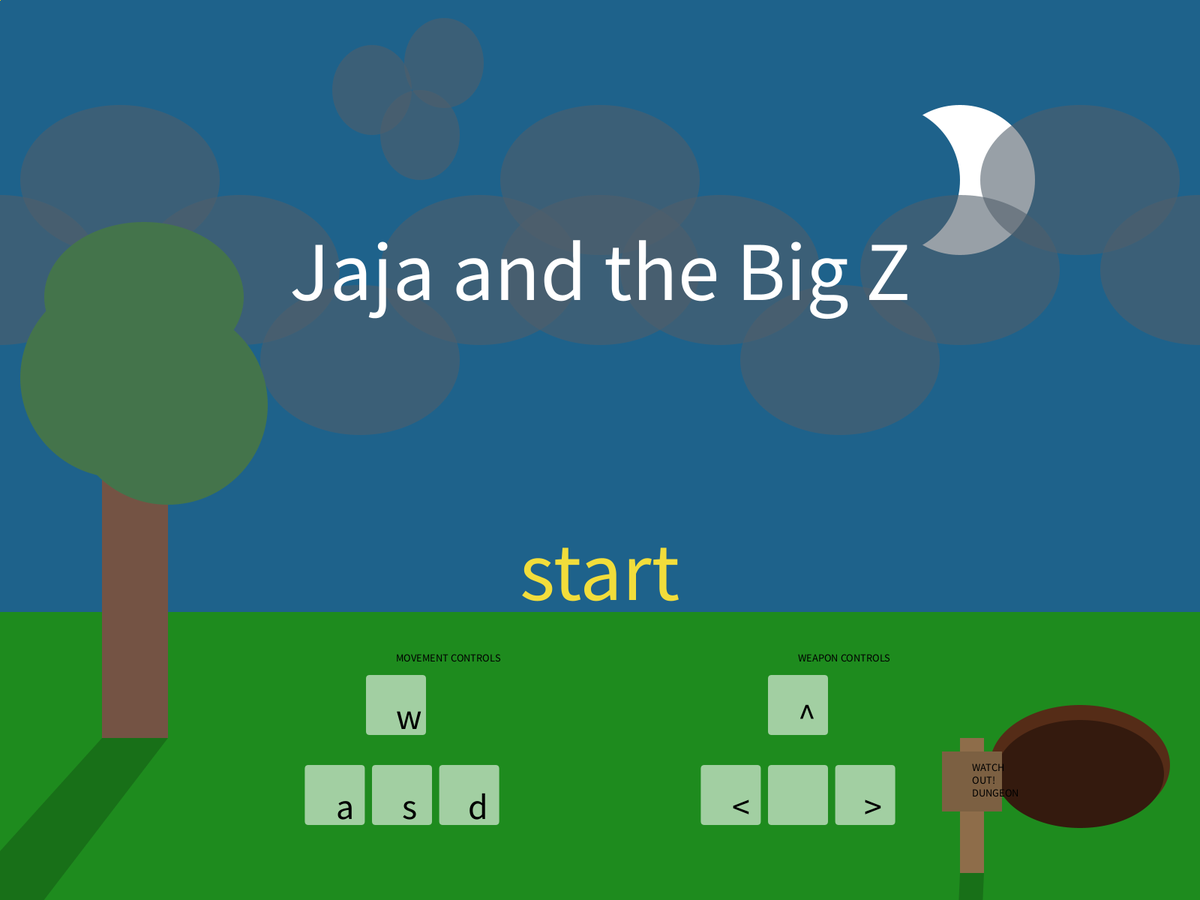
Frame 1 (no input)
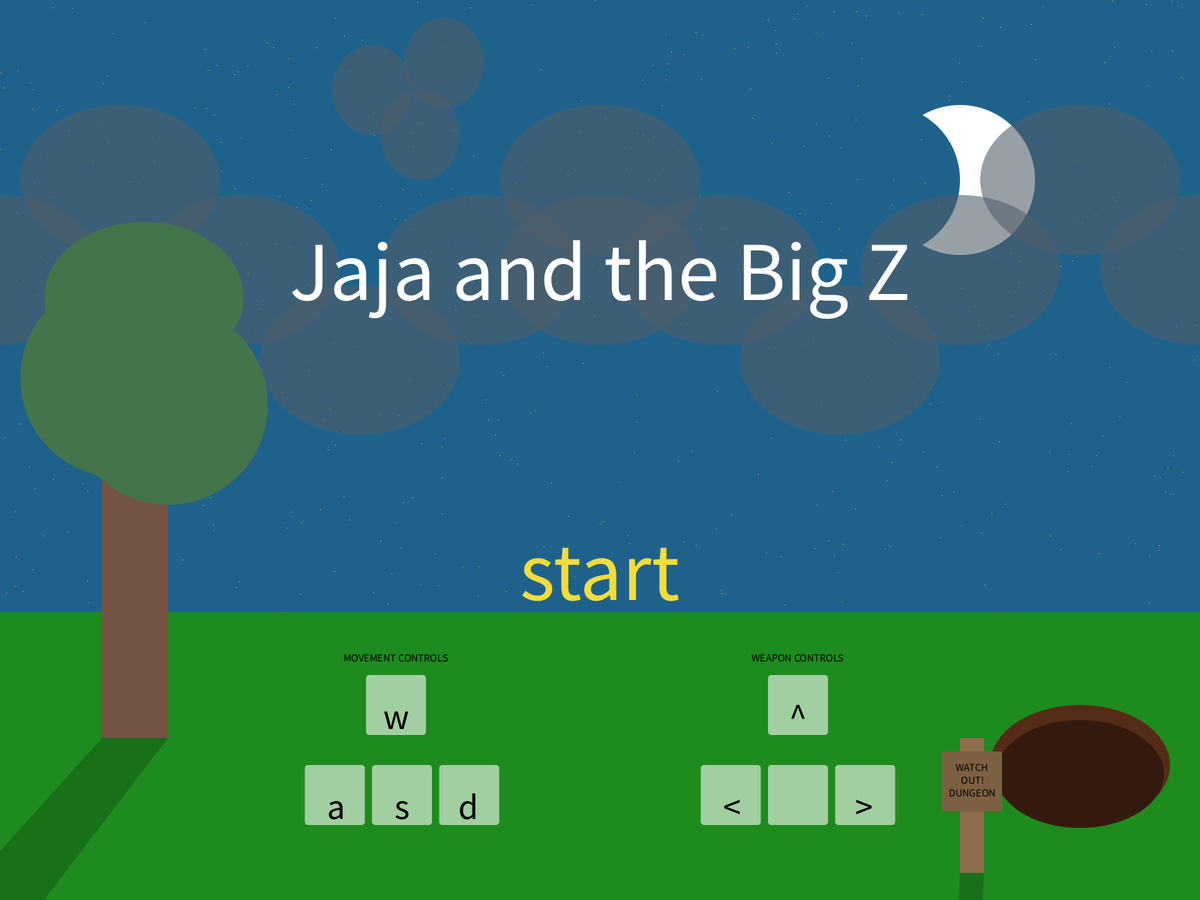
Frame 60 (the mouse pressed at the canvas centre just before this capture)
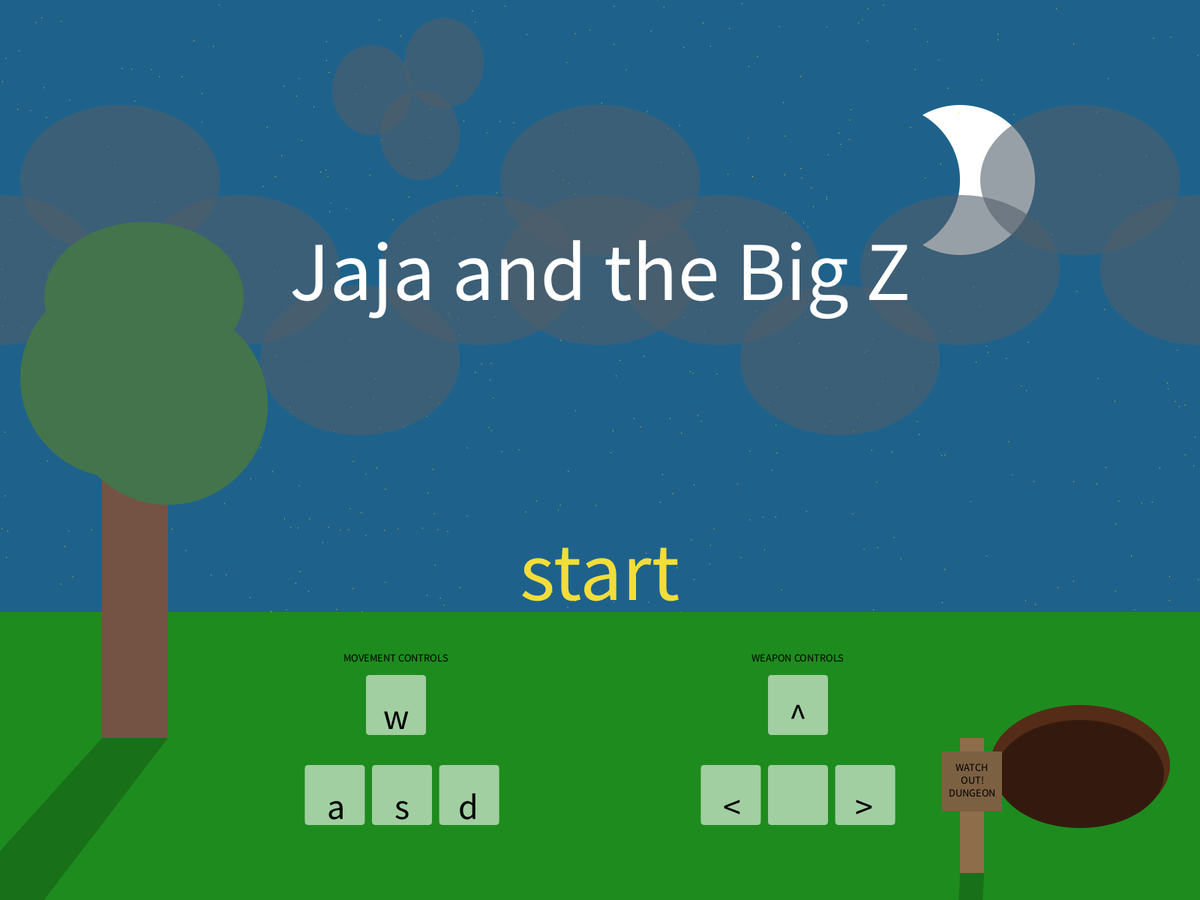
Frame 120 (the mouse held since frame 60 and released just before this capture)

The Processing sketch that drew these frames (run headless with seeded random() and noise(); from frame 60 on, the mouse is pressed at the canvas centre):

// Processing sketch: JaJa_and_the_BigZ_release_1_0
// ── JaJa_and_the_BigZ_release_1_0.pde
float x;
float y;
float x1;
float y1;
float xE1, yE1, xE2, yE2, xE3, yE3, xE4, yE4, xd, yd;
int hpE1=200;
int hpE2=200;
int hpE3=200;
int hpE4=200;
int hpEB=400;
int hp=100;
int difficulty=100;
boolean[] keys;
boolean down, left, right, up;
boolean laserA=true;
boolean start=true;
boolean sprite;
boolean bullet=true;
int laserCharge=0;
int laserCool=0;
boolean laserCharged=true;
float[] xStars= new float[1000];
float[] yStars= new float[1000];
boolean roomup, roomleft, roomright, roommid, roomdown;
float size=40;
float a=1;
enemies h1, h2, h3, h4;
laser h6; 

void setup() {
  frameRate(50);
  noStroke();
  fullScreen();
  //writes every boolean in array to false
  keys=new boolean[8];
  for (int i=0; i<8; i++) {
    keys[i]=false;
  }
  
  //sets initial conditions
  x=2.5*width/4;
  y=1.5*height/4;
  x1=width/4.5;
  y1=height-height/5;
  xE1=width/6;
  yE1=height/6;
  xE2=width/6;
  yE2=5*height/6;
  xE3=5*width/6;
  yE3=height/6;
  xE4=5*width/6;
  yE4=5*height/6;
  playerSpeed = new PVector();
  h1 = new enemies(height/6, width/6); 
  h2 = new enemies(5*height/6, width/6);
  h3 = new enemies(height/6, 5*width/6); 
  h4 = new enemies(5*height/6, 5*width/6);
  h6 = new laser(width/2, height/2);
  //stars
}

// overly complicated movement so we can go diagonal
void keyPressed() {
  //movement
  if (key=='w')
    keys[0]=true;
  sprite=true;
  if (key=='d')
    keys[1]=true;
  sprite=true;
  if (key=='a')
    keys[2]=true;
  sprite=true;
  if (key=='s')
    keys[3]=true;
  sprite=true;
  
  // cheat code
  if (key=='u') {
    hpE1=-1;
    hpE2=-1;
    hpE3=-1;
    hpE4=-1;
    roomup=true;
    roomdown=true;
    roomleft=true;
    roomright=true;
  }
  //weapons aim
  if (key==CODED) {
    if (keyCode == UP) {
      keys[4]=true;
      sprite=true;
    }
    if (keyCode == RIGHT) {
      keys[5]=true;
      sprite=true;
    }
    if (keyCode == DOWN) {
      keys[6]=true;
      sprite=true;
    }
    if (keyCode == LEFT) {
      keys[7]=true;
      sprite=true;
    }
  }
}

void keyReleased() {
  //movement
  if (key=='w')
    keys[0]=false;
  sprite=false;
  if (key=='d')
    keys[1]=false;
  sprite=false;
  if (key=='a')
    keys[2]=false;
  sprite=false;
  if (key=='s')
    keys[3]=false;
  sprite=false;

  //gun aim
  if (key==CODED) {
    if (keyCode == UP) {
      keys[4]=false;
      sprite=false;
    }
    if (keyCode == RIGHT) {
      keys[5]=false;
      sprite=false;
    }
    if (keyCode == DOWN) {
      keys[6]=false;
      sprite=false;
    }
    if (keyCode == LEFT) {
      keys[7]=false;
      sprite=false;
    }
  }
}

void draw() {

// sets vector co-ordinates for the start of every bullet
  xd=x;
  yd=y;
  player = new PVector(xE1+80, yE1+80);
  player1 = new PVector(xE2+80, yE2+80);
  player2 = new PVector(xE3+80, yE3+80);
  player3 = new PVector(xE4+80, yE4+80);
  playerB1 = new PVector(width*0.4652777, height/2);
  playerB2 = new PVector(width*0.5347222, height/2);

  if (start) {
    // runs start screen object
    starting();
  } else {
    // checks if room is clear
    roomClear();
    
    //background
    background(#A78986);
    noStroke();
    
    //playable area
    fill(#472607);
    rect(width*0.0347222, height*0.055555, width*0.9305555, height*0.88889);
    
    //door blocks
    fill(#472607);
    noStroke();
    rect(1.5*width/4, 0, width/4, height);
    rect(0, height/3, width, height/3);
    stroke(0);

    //tracks location of the enemies objects (used to stop laser at enemy)
    if (dist(xE1, yE1, x, y)<width/3.5) {
      yE1+=(y-(yE1+100))/difficulty; 
      xE1+=((x-50)-(xE1+50))/difficulty;
    } else {
      yE1+=((height/6)-(yE1+100))/difficulty; 
      xE1+=(((width/6)-50)-(xE1+50))/difficulty;
    }

    if (dist(xE2, yE2, x, y)<width/3.5) {
      yE2+=(y-(yE2+100))/difficulty; 
      xE2+=((x-50)-(xE2+50))/difficulty;
    } else {
      yE2+=((5*height/6)-(yE2+100))/difficulty; 
      xE2+=(((width/6)-50)-(xE2+50))/difficulty;
    }

    if (dist(xE3, yE3, x, y)<width/3.5) {
      yE3+=(y-(yE3+100))/difficulty; 
      xE3+=((x-50)-(xE3+50))/difficulty;
    } else {
      yE3+=((height/6)-(yE3+100))/difficulty; 
      xE3+=(((5*width/6)-50)-(xE3+50))/difficulty;
    }

    if (dist(xE4, yE4, x, y)<width/3.5) {
      yE4+=(y-(yE4+100))/difficulty; 
      xE4+=((x-50)-(xE4+50))/difficulty;
    } else {
      yE4+=((5*height/6)-(yE4+100))/difficulty; 
      xE4+=(((5*width/6)-50)-(xE4+50))/difficulty;
    }
    //moves the enemy objects
    if (hpE1>0) {
      h1.update();
    }
    if (hpE2>0) {
      h2.update();
    }
    if (hpE3>0) {
      h3.update();
    }
    if (hpE4>0) {
      h4.update();
    }


    //bullets
    player.add(playerSpeed);
    PVector mouse = new PVector(x, y);

    if (frameCount%20==0 && dist(xE1+80, yE1+80, x, y)<width/4 && hpE1>0) {
      PVector dir = PVector.sub(mouse, player);
      dir.normalize();
      dir.mult(maxSpeed*1);
      Bullet b = new Bullet(player, dir);
      bullets.add(b);
    }
    if (frameCount%20==0 && dist(xE2+80, yE2+80, x, y)<width/4 && hpE2>0) {
      PVector dir1 = PVector.sub(mouse, player1);
      dir1.normalize();
      dir1.mult(maxSpeed*1);
      Bullet c = new Bullet(player1, dir1);
      bullets.add(c);
    }
    if (frameCount%20==0 && dist(xE3+80, yE3+80, x, y)<width/4 && hpE3>0) {
      PVector dir2 = PVector.sub(mouse, player2);
      dir2.normalize();
      dir2.mult(maxSpeed*1);
      Bullet d = new Bullet(player2, dir2);
      bullets.add(d);
    }
    if (frameCount%20==0 && dist(xE4+80, yE4+80, x, y)<width/4 && hpE4>0) {  
      PVector dir3 = PVector.sub(mouse, player3);
      dir3.normalize();
      dir3.mult(maxSpeed*1);
      Bullet e = new Bullet(player3, dir3);
      bullets.add(e);
    }
    if (roommid && roomleft && roomright && roomup && roomdown && hpEB>0 && up==false && down==false && right== false && left==false) {
      if (frameCount%12==0 ) {  
        PVector dir4 = PVector.sub(mouse, playerB1);
        dir4.normalize();
        dir4.mult(maxSpeed*1.5);
        Bullet f = new Bullet(playerB1, dir4);
        bullets.add(f);
      }
      if (frameCount%12==0 ) {  
        PVector dir5 = PVector.sub(mouse, playerB2);
        dir5.normalize();
        dir5.mult(maxSpeed*1.5);
        Bullet g = new Bullet(playerB2, dir5);
        bullets.add(g);
      }
      boss();
    }
    for (Bullet b : bullets) {
      b.update();
      b.display();
    }
    for (Bullet c : bullets) {
      c.update();
      c.display();
    }
    for (Bullet d : bullets) {
      d.update();
      d.display();
    }
    for (Bullet e : bullets) {
      e.update();
      e.display();
    }
    for (Bullet f : bullets) {
      f.update();
      f.display();
    }
    for (Bullet g : bullets) {
      g.update();
      g.display();
    }

    // runs sprite function if hp>0
    if (hp>0) {
      if (sprite) {
        Sprite();
      } else {
        stroke(0);
        strokeWeight(2);
        fill(#FFDBAF);
        rectMode(CENTER);
        rect(x, y, 50, 50, 50);
        rect(x, y+40, 60, 10);
        fill(0);
        ellipse(x-10, y, 2, 2);
        ellipse(x+10, y, 2, 2);
        strokeWeight(5);
        fill(#C129B2);
        rect(x, y+50, 20, 50);
        fill(#E0E0E0);
        quad(x-10, y+75, x-20, y+100, x-10, y+105, x, y+75);
        quad(x+10, y+75, x+20, y+100, x+10, y+105, x, y+75);
        rectMode(CORNER);
        noStroke();
      }
    } else {
      stroke(0);
      strokeWeight(2);
      fill(#FFDBAF);
      rectMode(CENTER);
      rect(x, y, 50, 50, 50);
      rect(x, y+40, 60, 10);
      fill(0);
      ellipse(x-10, y, 2, 2);
      ellipse(x+10, y, 2, 2);
      strokeWeight(5);
      fill(#C129B2);
      rect(x, y+50, 20, 50);
      fill(#E0E0E0);
      quad(x-10, y+75, x-20, y+100, x-10, y+105, x, y+75);
      quad(x+10, y+75, x+20, y+100, x+10, y+105, x, y+75);
      rectMode(CORNER);
      stroke(255, 0, 0);
      line(x-15, y-5, x-5, y+5);
      line(x-5, y-5, x-15, y+5);
      line(x+15, y-5, x+5, y+5);
      line(x+5, y-5, x+15, y+5);
      noStroke();
    }


    //limits
    limits();
    
    //player hp bar
    noStroke();
    textSize(width*0.010416);
    fill(255);
    text("Health: "+(hp)+"%", 5.4*(width/6.5), 8.8*height/10);
    fill(0, 50);
    rect(7.95*(width/10), 8*height/9, 200, 30);
    fill(255, 0, 0);
    rect(7.95*(width/10), 8*height/9, (hp*2), 30);

    //door teleport
    if (x<0)
    {
      left=true;
      up=false;
      down=false;
      x = width;
      if (left && right==false) {
        if (roomleft==false) {
          initial();
        }
      }
    }
    if (x>width)
    {
      right=true;
      up=false;
      down=false;
      x = 0;
      if (right && left==false) {
        if (roomright==false) {
          initial();
        }
      }
    }
    if (y<0)
    {
      left=false;
      right=false;
      up=true;
      y = height;
      if (up && down==false) {
        if (roomup==false) {
          initial();
        }
      }
    }
    if (y>height)
    { 
      left=false;
      right=false;
      down=true;
      y = 0;
      if (down && up==false) {
        if (roomdown==false) {
          initial();
        }
      }
    }
    
    //changes the room depending on where you are
    if (left) {
      if (y<height*0.083333) {
        y=height*0.083333;
      }
      if (x<width*0.05208333) {
        x=width*0.05208333;
      }
      if (y>=height*0.873333) {
        y=height*0.873333;
      }
      if (right) {
        left=false;
        right=false;
      } else {
        noStroke();
        fill(#A78986);
        rect(0, 0, width/28.8, height);
        rect(0, 0, width, height/18);
        rect(0, height*0.94444, width, height*0.0555555);
      }
    }
    if (right) {
      if (y<height*0.083333) {
        y=height*0.083333;
      }
      if (y>=height*0.873333) {
        y=height*0.873333;
      }
      if (x>width*0.947916667) {
        x=width*0.947916667;
      }
      if (left) {
        right=false;
        left=false;
      } else {

        noStroke();
        fill(#A78986);
        rect(width*0.96527777, 0, width*0.0347222, height);
        rect(0, 0, width, height*0.05555);
        rect(0, height*0.94444, width, 100);
      }
    }

    
    if (up) {
      if (y<height*0.083333) {
        y=height*0.083333;
      }
      if (x<width*0.05208333) {
        x=width*0.05208333;
      }
      if (x>width*0.8333333) {
        x=width*0.8333333;
      }
      if (down) {
        up=false;
        down=false;
      } else {
        noStroke();
        fill(#A78986);
        rect(width*0.9652777, 0, width*0.0347222, height);
        rect(0, 0, width, height*0.055555);
        rect(0, 0, width*0.0347222, height);
      }
    }
    if (down) {
      if (y>=height*0.873333) {
        y=height*0.873333;
      }
      if (x<width*0.05208333) {
        x=width*0.05208333;
      }
      if (x>width*0.9479166) {
        x=width*0.9479166;
      }
      if (up) {
        up=false;
        down=false;
      } else {
        noStroke();
        fill(#A78986);
        rect(width*0.9652777, 0, width*0.0347222, height);
        rect(0, height*0.94444, width, height*0.055556);
        rect(0, 0, width*0.0347222, height);
      }
    }
    
    //movement controls
    if (hp>0) {
      if (keys[0]) {
        y-=10;
      }
      if (keys[1]) {
        x+=10;
      }
      if (keys[2]) {
        x-=10;
      }
      if (keys[3]) {
        y+=10;
      }
      textSize(50);
      h6.update();
      noStroke();
    }
  }
  //death screen
  if (hp<=0)
  {
    death();
  }
  //win screen
  if (hpEB<=0) {
    winScreen();
  }
}

// ── boss.pde
void boss() {
  
  //draws the boss
  rectMode(CENTER);
  strokeWeight(1);
  fill(#0CAD33, 150);
  rect(width/2, height/2, height/5, height/5, width*0.104, width*0.104, width/28.8, width/28.8);
  fill(0, 150);
  ellipse(width*0.46527, height*0.46111, height*0.033333, height*0.033333);
  ellipse(width*0.53472, height*0.45555, height*0.033333, height*0.033333);
  ellipse(width*0.46527, height*0.50555, height*0.033333, height*0.033333);
  ellipse(width*0.53472, height*0.49444, height*0.033333, height*0.033333);
  fill(255, 150);
  ellipse(width*0.46527, height*0.46111, height*0.02777778, height*0.02777778);
  ellipse(width*0.53472, height*0.45555, height*0.02777778, height*0.02777778);
  ellipse(width*0.46527, height*0.50555, height*0.02777778, height*0.02777778);
  ellipse(width*0.53472, height*0.49444, height*0.02777778, height*0.02777778);
  fill(#0D0C0C);
  shapeMode(CENTER);
  quad(width*0.458333, height*0.566667, width*0.46527, height*0.555555, width*0.53993, height*0.56666, width*0.52604, height*0.57222);
  
  rectMode(CORNER);
  
  //boss health bar
  if (hpEB>0) {
    noStroke();
    fill(0, 255, 0);
    rect(width/2+(width*0.025), height/2-height/9, 200, 20);
    fill(255, 0, 0);
    rect(width/2+(width*0.025), height/2-height/9, (hpEB)/2, 20);
  }
  
  //limits when fighting boss
  if (roommid && roomleft && roomright && roomup && roomdown && up==false && down==false && right== false && left==false && hpEB>0) {
    if (x<width*0.043403) {
      x=width*0.043403;
    }
    if (x>width*0.956598) {
      x=width*0.956598;
    }
    if (y<height*0.069444444) {
      y=height*0.069444444;
    }
    if (y>height*0.916667) {
      y=height*0.916667;
    }
  }
}

// ── bullets.pde
ArrayList <Bullet> bullets = new ArrayList <Bullet> ();
PVector player,player1,player2,player3, playerB1,playerB2, playerSpeed;
float maxSpeed = 3;
 
class Bullet extends PVector {
  PVector vel;
  int i=10000;
  Bullet(PVector loc, PVector vel) {
    super(loc.x, loc.y);
    this.vel = vel.get();
  }
 
  void update() {
    add(vel);
    
  }
 
  void display() {
    if(x>xd-50 && x<xd+50 && y>yd-50 && y<yd+120) {
     if(y!=yd && x!=xd){
      hp--;
      }
      //flicks bullets off screen cause idk how to delete them
      x=xd;
      y=i*i;
      i++;
    }
    if(i==1000000){
      i=10000;
    }
    //draws the bullet ellipse
    fill(0, 0, 255);
    ellipse(x, y, 30, 30);
  }
}

// ── death.pde
void death() {
//draws the death screen 
  textAlign(CENTER);
  textSize(width*0.073);
  fill(#29190A);
  noStroke();
  rect(0, 0, width, height);
  fill(255, 0, 0);
  text("YOU DIED", width/2, height/3);
  strokeWeight(14);
  stroke(255, 0, 0);
  line(width*0.349, height*0.3, width*0.349, height);
  line(width*0.568, height*0.3, width*0.568, height);
  rect(width*0.589, height*0.33, width*0.024, height);
  rect(width*0.381, height*0.34, width*0.039, height);
  triangle(width*0.381, height*0.34, width*0.381, height*0.315, width*0.4, height*0.34);
  triangle((width*0.381)+(width*0.039), height*0.34, (width*0.381)+(width*0.039), height*0.315, width*0.4, height*0.34);
  rect(width*0.44, height*0.34, width*0.03, height);
  triangle(width*0.44, height*0.34, width*0.44, height*0.315, width*0.45, height*0.34);
  triangle((width*0.44)+(width*0.03), height*0.34, (width*0.44)+(width*0.03), height*0.315, width*0.465, height*0.34);
  rect(width*0.5135, height*0.335, width*0.036, height);
  triangle((width*0.5135)+(width*0.036), height*0.335, (width*0.5135)+(width*0.036), height*0.3, width*0.539, height*0.335);
  rect(width*0.6285, height*0.335, width*0.036, height);
  triangle((width*0.6285)+(width*0.036), height*0.335, (width*0.6285)+(width*0.036), height*0.3, width*0.656, height*0.335);
  stroke(0);
  strokeWeight(2);
  fill(#FFDBAF);
  rectMode(CENTER);
  rect(x, y, 50, 50, 50);
  rect(x, y+40, 60, 10);
  fill(0);
  line(x-8, y-2, x-12, y+2);
  line(x-8, y+2, x-12, y-2);
  line(x+8, y-2, x+12, y+2);
  line(x+8, y+2, x+12, y-2);
  strokeWeight(5);
  fill(#C129B2);
  rect(x, y+50, 20, 50);
  fill(#E0E0E0);
  quad(x-10, y+75, x-20, y+100, x-10, y+105, x, y+75);
  quad(x+10, y+75, x+20, y+100, x+10, y+105, x, y+75);
  rectMode(CORNER);
  stroke(#270E3B, 150);
  fill(#411664, 150);
  quad(x-60, y+10, x-20, y-50, x+20, y-50, x+60, y+10);
  quad(x-60, y+10, x+60, y+10, x+40, y+120, x-40, y+120);
  line(x, y-50, x, y+120);
  noStroke();
  fill(#F2DD3B);
  textSize(width*0.07);
  text("restart", width/2, 2*height/3);
  if (mouseX>width*0.385 && mouseX<width*0.620 && mouseY>height*0.58 && mouseY<height*0.68) {
    fill(0, 0);
    stroke(0);
    strokeWeight(4);
    rect(width*0.385, height*0.58, width*0.235, height*0.1);
    if (mousePressed) {
      start=false;
    }
  }
  textAlign(CENTER);
  textSize(width*0.073);
  fill(#29190A);
  noStroke();
  rect(0, 0, width, height);
  fill(255, 0, 0);
  text("YOU DIED", width/2, height/3);
  strokeWeight(14);
  stroke(255, 0, 0);
  line(width*0.349, height*0.3, width*0.349, height);
  line(width*0.568, height*0.3, width*0.568, height);
  rect(width*0.589, height*0.33, width*0.024, height);
  rect(width*0.381, height*0.34, width*0.039, height);
  triangle(width*0.381, height*0.34, width*0.381, height*0.315, width*0.4, height*0.34);
  triangle((width*0.381)+(width*0.039), height*0.34, (width*0.381)+(width*0.039), height*0.315, width*0.4, height*0.34);
  rect(width*0.44, height*0.34, width*0.03, height);
  triangle(width*0.44, height*0.34, width*0.44, height*0.315, width*0.45, height*0.34);
  triangle((width*0.44)+(width*0.03), height*0.34, (width*0.44)+(width*0.03), height*0.315, width*0.465, height*0.34);
  rect(width*0.5135, height*0.335, width*0.036, height);
  triangle((width*0.5135)+(width*0.036), height*0.335, (width*0.5135)+(width*0.036), height*0.3, width*0.539, height*0.335);
  rect(width*0.6285, height*0.335, width*0.036, height);
  triangle((width*0.6285)+(width*0.036), height*0.335, (width*0.6285)+(width*0.036), height*0.3, width*0.656, height*0.335);
  stroke(0);
  strokeWeight(2);
  fill(#FFDBAF);
  rectMode(CENTER);
  rect(x, y, 50, 50, 50);
  rect(x, y+40, 60, 10);
  fill(0);
  line(x-8, y-2, x-12, y+2);
  line(x-8, y+2, x-12, y-2);
  line(x+8, y-2, x+12, y+2);
  line(x+8, y+2, x+12, y-2);
  strokeWeight(5);
  fill(#C129B2);
  rect(x, y+50, 20, 50);
  fill(#E0E0E0);
  quad(x-10, y+75, x-20, y+100, x-10, y+105, x, y+75);
  quad(x+10, y+75, x+20, y+100, x+10, y+105, x, y+75);
  rectMode(CORNER);
  stroke(#270E3B, 150);
  fill(#411664, 150);
  quad(x-60, y+10, x-20, y-50, x+20, y-50, x+60, y+10);
  quad(x-60, y+10, x+60, y+10, x+40, y+120, x-40, y+120);
  line(x, y-50, x, y+120);
  noStroke();
  fill(#F2DD3B);
  textSize(width*0.07);
  text("restart", width/2, 2*height/3);
  if (mouseX>width*0.385 && mouseX<width*0.620 && mouseY>height*0.58 && mouseY<height*0.68) {
    fill(0, 0);
    stroke(0);
    strokeWeight(4);
    rect(width*0.385, height*0.58, width*0.235, height*0.1);
  }
}
void mouseClicked() {
  if (hpEB<=0) {
    // sets initial conditions from the win screen
    if (mouseX>width*0.385 && mouseX<width*0.620 && mouseY>height*0.58 && mouseY<height*0.68) {
      left=false;
      right=false;
      up=false;
      down=false;
      start=true;
      roomup=false;
      roomdown=false;
      roommid=false;
      roomleft=false;
      roomright=false;
      laserCharge=0;
      laserCool=0;
      laserCharged=true;
      hpE1=200;
      hpE2=200;
      hpE3=200;
      hpE4=200;
      hpEB=400;
      hp=100;
      x=width/2;
      y=height/2;
      xE1=width/6;
      yE1=height/6;
      xE2=width/6;
      yE2=5*height/6;
      xE3=5*width/6;
      yE3=height/6;
      xE4=5*width/6;
      yE4=5*height/6;
      playerSpeed = new PVector();
      h1 = new enemies(height/6, width/6); 
      h2 = new enemies(5*height/6, width/6);
      h3 = new enemies(height/6, 5*width/6); 
      h4 = new enemies(5*height/6, 5*width/6);
    }
  }
  if (hp<0) {
    //sets initial conditions of the death screen
    if (mouseX>width*0.385 && mouseX<width*0.620 && mouseY>height*0.58 && mouseY<height*0.68) {
      left=false;
      right=false;
      up=false;
      down=false;
      start=true;
      roomup=false;
      roomdown=false;
      roommid=false;
      roomleft=false;
      roomright=false;
      laserCharge=0;
      laserCool=0;
      laserCharged=true;
      hpE1=200;
      hpE2=200;
      hpE3=200;
      hpE4=200;
      hpEB=400;
      hp=100;
      x=width/2;
      y=height/2;
      xE1=width/6;
      yE1=height/6;
      xE2=width/6;
      yE2=5*height/6;
      xE3=5*width/6;
      yE3=height/6;
      xE4=5*width/6;
      yE4=5*height/6;
      playerSpeed = new PVector();
      h1 = new enemies(height/6, width/6); 
      h2 = new enemies(5*height/6, width/6);
      h3 = new enemies(height/6, 5*width/6); 
      h4 = new enemies(5*height/6, 5*width/6);
    }
  }
}

// ── enemies.pde
class enemies { 
  float ya, xa, a, b;

  enemies(float y, float x) {  
    ya = y; 
    xa = x;
    a=ya;
    b=xa;
  } 
  void update() { 
    if (dist(xa, ya, x, y)<width/3.5) {
      ya+=(y-(ya+100))/difficulty; 
      xa+=((x-50)-(xa+50))/difficulty;
    } else {
      ya+=(a-(ya+100))/difficulty; 
      xa+=((b-50)-(xa+50))/difficulty;
    }
    //draws the enemy
    strokeWeight(1);
    fill(#4987F0, 150);
    rect(xa+50, ya+50, 100, 100, 100, 100, 25, 25);
    fill(0, 150);
    ellipse(xa+80, ya+90, 10, 10);
    ellipse(xa+120, ya+80, 7, 7);
    fill(255, 150);
    ellipse(xa+80, ya+90, 10, 10);
    ellipse(xa+120, ya+80, 7, 7);
    fill(255, 0, 0, 150);
    quad(xa+70, ya+120, xa+110, ya+110, xa+115, ya+115, xa+75, ya+130);
    //hp bar E1
    if (hpE1>0) {
      noStroke();
      fill(0, 255, 0);
      rect(xE1+(width*0.025), yE1+height*0.03, 100, 10);
      fill(255, 0, 0);
      rect(xE1+(width*0.025), yE1+height*0.03, (hpE1)/2, 10);
    }
    //hp bar E2
    if (hpE2>0) {
      noStroke();
      fill(0, 255, 0);
      rect(xE2+(width*0.025), yE2+height*0.03, 100, 10);
      fill(255, 0, 0);
      rect(xE2+(width*0.025), yE2+height*0.03, (hpE2)/2, 10);
    }
    //hp bar E3
    if(hpE3>0) {
    noStroke();
    fill(0, 255, 0);
    rect(xE3+(width*0.025), yE3+height*0.03, 100, 10);
    fill(255, 0, 0);
    rect(xE3+(width*0.025), yE3+height*0.03, (hpE3)/2, 10);
    }
    //hp bar E4
    if(hpE4>0) {
    noStroke();
    fill(0, 255, 0);
    rect(xE4+(width*0.025), yE4+height*0.03, 100, 10);
    fill(255, 0, 0);
    rect(xE4+(width*0.025), yE4+height*0.03, (hpE4)/2, 10);
    }
  }
}

// ── initial.pde
void initial() {
  //sets initial conditions as you walk through a door
  hpE1=200;
  hpE2=200;
  hpE3=200;
  hpE4=200;
  if(hp<85) {
  hp+=15;
  }
  xE1=width/6;
  yE1=height/6;
  xE2=width/6;
  yE2=5*height/6;
  xE3=5*width/6;
  yE3=height/6;
  xE4=5*width/6;
  yE4=5*height/6;
  playerSpeed = new PVector();
  h1 = new enemies(height/6, width/6); 
  h2 = new enemies(5*height/6, width/6);
  h3 = new enemies(height/6, 5*width/6); 
  h4 = new enemies(5*height/6, 5*width/6);
}

// ── laser.pde
class laser { 
  float ypos, xpos; 
  float damage=2;
  laser(float xa, float ya) {  
    ypos = ya; 
    xpos = xa;
  } 
  void update() { 
    strokeWeight(5);
    stroke(255, 0, 0);
    
    //overly complicated laser code that checks enemy location then fires to there
    if (laserCharged) {
      if (keys[4]) {
        laserCharge+=1;
        if (x>=xE1+50 && x<=xE1+150  && (yE1>=yE2 || (y<yE2 || hpE2<=0))  &&  hpE1>0 && y>yE1) {
          hpE1-=damage;
          strokeWeight((100-laserCharge)/5);
          line(x-10, y, x-10, yE1+100);
          line(x+10, y, x+10, yE1+100);
        } else if (x>=xE2+50 && x<=xE2+150 && (yE2>=yE1 || hpE1<=0) && (yE2>=yE3 || hpE3<=0) && y>=yE2 && hpE2>0) {
          hpE2-=damage;
          strokeWeight((100-laserCharge)/5);
          line(x-10, y, x-10, yE2+100);
          line(x+10, y, x+10, yE2+100);
        } else if (x>=xE3+50 && x<=xE3+150  && (yE3>=yE4 || (y<yE4 || hpE4<=0) ) && hpE3>0 && y>yE3 ) {
          hpE3-=damage;
          strokeWeight((100-laserCharge)/5);
          line(x-10, y, x-10, yE3+100);
          line(x+10, y, x+10, yE3+100);
        } else if (x>=xE4+50 && x<=xE4+150 && (yE4>=yE1 || hpE1<=0) && (yE4>=yE3 || hpE3<=0)  && y>=yE4 && hpE4>0) {
          hpE4-=damage;
          strokeWeight((100-laserCharge)/5);
          line(x-10, y, x-10, yE4+100);
          line(x+10, y, x+10, yE4+100);
        } else if(hpEB>0 && y>height/2+height/10 && x>width/2-height/10 && x<width/2+height/10 &&roommid && roomleft && roomright && roomup && roomdown && up==false && down==false && right== false && left==false) {
          hpEB-=damage;
          strokeWeight((100-laserCharge)/5);
          line(x-10, y, x-10, height/2+height/11);
          line(x+10, y, x+10, height/2+height/11);
        }else {
          strokeWeight((100-laserCharge)/5);
          line(x-10, y, x-10, height*0.05555556);
          line(x+10, y, x+10, height*0.05555556);
        }
      } else if (keys[5]) {
        laserCharge+=1;
        if (y>=yE1 && y<=yE1+150 && (xE1<=xE2 || hpE2<=0) && (xE1<=xE3 || hpE3<=0) && (xE1<=xE4 || hpE4<=0) && hpE1>0 && x<=xE1) {
          hpE1-=damage;
          strokeWeight((100-laserCharge)/5);
          line(x-10, y, xE1+100, y);
        } else if (y>=yE2 && y<=yE2+150 && (xE2<=xE3 || hpE3<=0) && (xE2<=xE4 || hpE4<=0) && (xE2<=xE1 || hpE1<=0) && hpE2>0 && x<=xE2) {
          hpE2-=damage;
          strokeWeight((100-laserCharge)/5);
          line(x-10, y, xE2+100, y);
        } else if (y>=yE3 && y<=yE3+150  && (xE3<=xE1 || (x>xE1 || hpE1<=0)) && (xE3<=xE4 || hpE4<=0) && hpE3>0 && x<=xE3) {
          hpE3-=damage;
          strokeWeight((100-laserCharge)/5);
          line(x-10, y, xE3+100, y);
        } else if (y>=yE4 && y<=yE4+150  && (xE4<=xE2 || (x>xE1 || hpE2<=0)) && (xE4<=xE3 || hpE3<=0) && hpE4>0 && x<=xE4) {
          hpE4-=damage;
          strokeWeight((100-laserCharge)/5);
          line(x-10, y, xE4+100, y);
        } else if(hpEB>0 && x<width/2-height/10 && y>height/2-height/10 && y<height/2+height/10&&roommid && roomleft && roomright && roomup && roomdown && up==false && down==false && right== false && left==false) {
          hpEB-=damage;
          strokeWeight((100-laserCharge)/5);
          line(x-10, y, width/2-height/11, y);
        }else {
          strokeWeight((100-laserCharge)/5);
          line(x-10, y, width*0.9652777, y);
        }
      } else if (keys[6]) {
        laserCharge+=1;
        if (x>=xE1+50 && x<=xE1+150  && (yE1<=yE2 || hpE2<=0)  &&  hpE1>0 && y<yE1) {
          hpE1-=damage;
          strokeWeight((100-laserCharge)/5);
          line(x-10, y, x-10, yE1+100);
          line(x+10, y, x+10, yE1+100);
        } else if (x>=xE2+50 && x<=xE2+150 && (yE2<=yE1 || (y>yE2 || hpE1<=0))  && (yE2<=yE4 || hpE4<=0) && y<=yE2 && hpE2>0) {
          hpE2-=damage;
          strokeWeight((100-laserCharge)/5);
          line(x-10, y, x-10, yE2+100);
          line(x+10, y, x+10, yE2+100);
        } else if (x>=xE3+50 && x<=xE3+150  && (yE3<=yE4 || hpE4<=0)  && hpE3>0 && y<yE3 ) {
          hpE3-=damage;
          strokeWeight((100-laserCharge)/5);
          line(x-10, y, x-10, yE3+100);
          line(x+10, y, x+10, yE3+100);
        } else if (x>=xE4+50 && x<=xE4+150  && (yE4<=yE3 || (y>yE3 || hpE3<=0))&& (yE4<=yE2 || hpE2<=0) && y<=yE4 && hpE4>0) {
          hpE4-=damage;
          strokeWeight((100-laserCharge)/5);
          line(x-10, y, x-10, yE4+100);
          line(x+10, y, x+10, yE4+100);
        } else if(hpEB>0 && y<height/2-height/10 && x>width/2-height/10 && x<width/2+height/10 &&roommid && roomleft && roomright && roomup && roomdown && up==false && down==false && right== false && left==false) {
          hpEB-=damage;
          strokeWeight((100-laserCharge)/5);
          line(x-10, y, x-10, height/2-height/11);
          line(x+10, y, x+10, height/2-height/11);
        }else {
          strokeWeight((100-laserCharge)/5);
          line(x-10, y, x-10, height*0.944444);
          line(x+10, y, x+10, height*0.944444);
        }
      } else if (keys[7]) {
        laserCharge+=1;
        if (y>=yE1 && y<=yE1+150 &&  (xE1>=xE3 || (x<xE3 || hpE3<=0)) && hpE1>0 && x>=xE1) {
          hpE1-=damage;
          strokeWeight((100-laserCharge)/5);
          line(x+10, y, xE1+100, y);
        } else if (y>=yE2 && y<=yE2+150  && (xE2>=xE4 || (x<xE4 || hpE4<=0)) && hpE2>0 && x>=xE2) {
          hpE2-=damage;
          strokeWeight((100-laserCharge)/5);
          line(x+10, y, xE2+100, y);
        } else if (y>=yE3 && y<=yE3+150  && (xE3>=xE1 || hpE1<=0) && (xE3<=xE4 || hpE4<=0) && hpE3>0 && x>=xE3) {
          hpE3-=damage;
          strokeWeight((100-laserCharge)/5);
          line(x+10, y, xE3+100, y);
        } else if (y>=yE4 && y<=yE4+150  && (xE4>=xE2 || hpE2<=0) &&  hpE4>0 && x>=xE4) {
          hpE4-=damage;
          strokeWeight((100-laserCharge)/5);
          line(x+10, y, xE4+100, y);
        } else if(hpEB>0 && x>width/2+height/10 && y>height/2-height/10 && y<height/2+height/10 &&roommid && roomleft && roomright && roomup && roomdown&& up==false && down==false && right== false && left==false) {
          hpEB-=damage;
          strokeWeight((100-laserCharge)/5);
          line(x+10, y, width/2+height/11, y);
        }else {
          strokeWeight((100-laserCharge)/5);
          line(x+10, y, width*0.03472222, y);
        }
      }
    }
    if (laserCharge>=100) {
      laserCharged=false;
      laserCool+=1;
    }

    if (laserCool>=100) {
      laserCool=0;
      laserCharge=0;
      laserCharged=true;
    }
    
    if (100-laserCharge==0) {
      noStroke();
      textSize(width*0.010416);
      text("Charge: "+laserCool+"%", width/6.5, 8.8*height/10);
      fill(0, 50);
      rect(width/10, 8*height/9, 200, 30);
      fill (255, 0, 0);
      rect(width/10, 8*height/9, (laserCool)*2, 30);
    } else {
      noStroke();
      textSize(width*0.010416);
      text("Charge: "+(100-laserCharge)+"%", width/6.5, 8.8*height/10);
      fill(0, 50);
      rect(width/10, 8*height/9, 200, 30);
      fill(255);
      rect(width/10, 8*height/9, (100-laserCharge)*2, 30);
    }
}
}

// ── limits.pde
void limits() {
  //sets the playable area for the game
  if (x<=width/28.8 || x>width*0.965277) {
    if (y<=height*0.34722) {
      y=height*0.34722;
    } else if (y>=height*0.611111) {
      y=height*0.611111;
    }
  }
  if (y<=height/18 || y>height*0.888889) {
    if (x<=width*0.38368) {
      x=width*0.38368;
    } else if (x>=width*0.6163194) {
      x=width*0.6163194;
    }
  }
  if (y<=height/3 || y>=2*height/3) {
    if (x<=width*0.0520833) {
      x=width*0.0520833;
    }
    if (x>=width*0.9479166) {
      x=width*0.9479166;
    }
  }
  if (x<=1.5*width/4 || x>=2.5*width/4) {
    if (y<=height*0.071111) {
      y=height*0.071111;
    }
    if (y>=height*0.87333) {
      y=height*0.87333;
    }
  }
  //wont let you leave till enemies are dead
  if (hpE1>0 || hpE2>0 || hpE3> 0 || hpE4>0) {
    if (x<width*0.043403) {
      x=width*0.043403;
    }
    if (x>width*0.956598) {
      x=width*0.956598;
    }
    if (y<height*0.069444444) {
      y=height*0.069444444;
    }
    if (y>height*0.886111) {
      y=height*0.886111;
    }
  }
}

// ── roomClear.pde
void roomClear() {
  //checks if all enemies have been killed then saves it to a boolean
  if (hpE1<=0 &&hpE2<=0 &&hpE3<=0 &&hpE4<=0) {
    if (up) {
      roomup=true;
    } else if (down) {
      roomdown=true;
    } else if (right) {
      roomright=true;
    } else if (left) {
      roomleft=true;
    } else {
      roommid=true;
    }
  }
}

// ── sprite.pde
void Sprite() {
  //draws sprite up
  if (keys[0]) {
    stroke(0);
    strokeWeight(2);
    fill(#FFDBAF);
    rectMode(CENTER);
    rect(x, y, 50, 50, 50);
    rect(x, y+40, 60, 10);
    fill(0);
    strokeWeight(5);
    fill(#C129B2);
    rect(x, y+50, 20, 50);
    fill(#E0E0E0);
    quad(x-10, y+75, x-20, y+100, x-10, y+105, x, y+75);
    quad(x+10, y+75, x+20, y+100, x+10, y+105, x, y+75);
    rectMode(CORNER);
    noStroke();
  }
  //draws sprite right
  else if (keys[1]) {
      stroke(0);
      strokeWeight(2);
      fill(#FFDBAF);
      rectMode(CENTER);
      rect(x, y, 50, 50, 50);
      fill(0);
      ellipse(x+10, y, 2, 2);
      strokeWeight(5);
      fill(#C129B2);
      rect(x, y+50, 20, 50);
      fill(#E0E0E0);
      quad(x-10, y+75, x-20, y+100, x-10, y+105, x, y+75);
      quad(x+10, y+75, x+20, y+100, x+10, y+105, x, y+75);
      strokeWeight(2);
      fill(#FFDBAF);
      rect(x, y+40, 10, 30);
      rectMode(CORNER);
      noStroke();
    }
  //draws sprite down
  else if (keys[2]) {
      stroke(0);
      strokeWeight(2);
      fill(#FFDBAF);
      rectMode(CENTER);
      rect(x, y, 50, 50, 50);
      fill(0);
      ellipse(x-10, y, 2, 2);
      strokeWeight(5);
      fill(#C129B2);
      rect(x, y+50, 20, 50);
      fill(#E0E0E0);
      quad(x-10, y+75, x-20, y+100, x-10, y+105, x, y+75);
      quad(x+10, y+75, x+20, y+100, x+10, y+105, x, y+75);
      strokeWeight(2);
      fill(#FFDBAF);
      rect(x, y+40, 10, 30);
      rectMode(CORNER);
      noStroke();
    } 
    // draws sprite left
    else if (keys[3]) {
    stroke(0);
    strokeWeight(2);
    fill(#FFDBAF);
    rectMode(CENTER);
    rect(x, y, 50, 50, 50);
    rect(x, y+40, 60, 10);
    fill(0);
    ellipse(x-10, y, 2, 2);
    ellipse(x+10, y, 2, 2);
    strokeWeight(5);
    fill(#C129B2);
    rect(x, y+50, 20, 50);
    fill(#E0E0E0);
    quad(x-10, y+75, x-20, y+100, x-10, y+105, x, y+75);
    quad(x+10, y+75, x+20, y+100, x+10, y+105, x, y+75);
    rectMode(CORNER);
    noStroke();
  }else {
    //draws sprite when no keys are pressed
     stroke(0);
      strokeWeight(2);
      fill(#FFDBAF);
      rectMode(CENTER);
      rect(x, y, 50, 50, 50);
      rect(x, y+40, 60, 10);
      fill(0);
      ellipse(x-10, y, 2, 2);
      ellipse(x+10, y, 2, 2);
      strokeWeight(5);
      fill(#C129B2);
      rect(x, y+50, 20, 50);
      fill(#E0E0E0);
      quad(x-10, y+75, x-20, y+100, x-10, y+105, x, y+75);
      quad(x+10, y+75, x+20, y+100, x+10, y+105, x, y+75);
      rectMode(CORNER);
      noStroke();
    }
  if ((keys[4] || keys[5] || keys[6] || keys[7]) && !(keys[0] || keys[1] || keys[2] || keys[3]))
  {
    //draws the sprite when laser is being used
    stroke(0);
    strokeWeight(2);
    fill(#FFDBAF);
    rectMode(CENTER);
    rect(x, y, 50, 50, 50);
    rect(x, y+40, 60, 10);
    fill(0);
    ellipse(x-10, y, 2, 2);
    ellipse(x+10, y, 2, 2);
    strokeWeight(5);
    fill(#C129B2);
    rect(x, y+50, 20, 50);
    fill(#E0E0E0);
    quad(x-10, y+75, x-20, y+100, x-10, y+105, x, y+75);
    quad(x+10, y+75, x+20, y+100, x+10, y+105, x, y+75);
    rectMode(CORNER);
    noStroke();
  }
}

// ── start.pde
void starting() {
  if (frameCount%10==0) {
    //changes stars every 10 frames
      for (int i = 0; i<1000; i++)
      {
        xStars[i] = random(0, width);
        yStars[i] = random(0, width);
      }
    }
    noStroke();
    //sky
    fill(#1E628B);
    rect(0, 0, width, height);
    //moon
    fill(255);
    ellipse(width*0.8, height*0.2, width/8, width/8);
    fill(#1E628B);
    ellipse(width*0.8-((width/8)/2), height*0.2, width/8, width/8);
    //stars
    fill(#FFD900);
    for (int i = 0; i<1000; i++)
    {
      rect(xStars[i], yStars[i], width/1080, width/1080);
    }
    //grass
    fill(#1E8B1E);
    rect(0, height*0.68, width, height);
    //cloud
    fill(#505E6A, 150);
    ellipse(width*0, height*0.3, width/6, height/6);
    ellipse(width*0.1, height*0.2, width/6, height/6);
    ellipse(width*0.2, height*0.3, width/6, height/6);
    ellipse(width*0.3, height*0.4, width/6, height/6);
    ellipse(width*0.35, height*0.15, width/15, height/10);
    ellipse(width*0.37, height*0.07, width/15, height/10);
    ellipse(width*0.31, height*0.1, width/15, height/10);
    ellipse(width*0.4, height*0.3, width/6, height/6);
    ellipse(width*0.5, height*0.2, width/6, height/6);
    ellipse(width*0.6, height*0.3, width/6, height/6);
    ellipse(width*0.5, height*0.3, width/6, height/6);
    ellipse(width*0.7, height*0.4, width/6, height/6);
    ellipse(width*0.8, height*0.3, width/6, height/6);
    ellipse(width*0.9, height*0.2, width/6, height/6);
    ellipse(width, height*0.3, width/6, height/6);
    //tree
    fill(#745344);
    rect(width*0.14, height*0.82, -width/18, -height/3);
    fill(#44744B);
    ellipse(width*0.14, height*0.45, width/6, width/6);
    ellipse(width*0.1, height*0.42, width/6, width/6);
    ellipse(width*0.12, height*0.33, width/6, width/8);
    fill(0, 50);
    quad(width*0.14, height*0.82, 0+(width/18)/1.5, height, 0-(width/18)/1.5, height, (width*0.14)-(width/18), height*0.82);
    //hole
    fill(#552C17);
    ellipse(width*0.9, height*0.85, width*0.15, width*0.1);
    fill(#341A0E);
    ellipse(width*0.9, height*0.86, width*0.14, width*0.09);
    //sign
    fill(#8E6D4A);
    rect(width*0.8, height*0.82, width/50, height*0.15);
    fill(0, 50);
    quad(width*0.8, (height*0.82)+(height*0.15), (width*0.8)-(width*0.001), height, ((width*0.8)+(width/50))-(width*0.001), height, (width*0.8)+(width/50), (height*0.82)+(height*0.15));
    fill(#7C6042);
    rect(width*0.785, height*0.835, width/20, height/15);
    textSize(width*0.009);
    fill(0);
    text("WATCH", width*0.81, height*0.857);
    text("OUT!", width*0.81, height*0.871);
    text("DUNGEON", width*0.81, height*0.885);

    //movement tutorial
    textSize(width*0.009);
    fill(0);
    text("MOVEMENT CONTROLS", width*0.33, height*0.735);
    fill(255, 150);
    rect(width*0.305, height*0.75, width*0.05, width*0.05, 5);
    rect(width*0.31, height*0.85, width*0.05, width*0.05, 5);
    rect(width*0.366, height*0.85, width*0.05, width*0.05, 5);
    rect(width*0.254, height*0.85, width*0.05, width*0.05, 5);
    fill(0);
    textSize(width*0.03);
    text("w", width*0.33, height*0.81);
    text("s", width*0.335, height*0.91);
    text("a", width*0.28, height*0.91);
    text("d", width*0.39, height*0.91);
    //weapon tutorial
    textSize(width*0.009);
    fill(0);
    text("WEAPON CONTROLS", width*0.665, height*0.735);
    fill(255, 150);
    rect(width*0.69, height*0.75, -width*0.05, width*0.05, 5);
    rect(width*0.69, height*0.85, -width*0.05, width*0.05, 5);
    rect(width*0.634, height*0.85, -width*0.05, width*0.05, 5);
    rect(width*0.746, height*0.85, -width*0.05, width*0.05, 5);
    fill(0);
    textSize(width*0.03);
    text("^", width*0.665, height*0.81);
    text("", width*0.665, height*0.91);
    text("<", width*0.61, height*0.91);
    text(">", width*0.72, height*0.91);
    //draws the title
    textSize(width*0.07);
    textAlign(CENTER);
    fill(255);
    text("Jaja and the Big Z", width/2, height/3);
    fill(#F2DD3B);
    text("start", width/2, 2*height/3);
    if (mouseX>width*0.424 && mouseX<width*0.579 && mouseY>height*0.58 && mouseY<height*0.68) {
      fill(255, 0);
      stroke(255, 0, 0);
      strokeWeight(4);
      rect(width*0.424, height*0.58, width*0.155, height*0.1);
      if (mousePressed) {
        start=false;
      }
    }
}

// ── winscreen.pde
void winScreen() {
  noStroke();
  //sky
  fill(#0FADFA);
  rect(0, 0, width, height);
  //sun
  fill(#F9FA0F);
  ellipse(width*0.8, height*0.2, width/8, width/8);
  //grass
  fill(#07A50F);
  rect(0, height*0.68, width, height);
  //clouds
  fill(255);
  ellipse(width*0, height*0.3, width/6, height/6);
  ellipse(width*0.1, height*0.2, width/6, height/6);
  ellipse(width*0.2, height*0.3, width/6, height/6);
  ellipse(width*0.3, height*0.4, width/6, height/6);
  ellipse(width*0.35, height*0.15, width/15, height/10);
  ellipse(width*0.37, height*0.07, width/15, height/10);
  ellipse(width*0.31, height*0.1, width/15, height/10);
  ellipse(width*0.4, height*0.3, width/6, height/6);
  ellipse(width*0.5, height*0.2, width/6, height/6);
  ellipse(width*0.6, height*0.3, width/6, height/6);
  ellipse(width*0.5, height*0.3, width/6, height/6);
  ellipse(width*0.7, height*0.4, width/6, height/6);
  ellipse(width*0.8, height*0.3, width/6, height/6);
  ellipse(width*0.9, height*0.2, width/6, height/6);
  ellipse(width, height*0.3, width/6, height/6);
  //tree
  fill(#745344);
  rect(width-width*0.14, height*0.82, width/18, -height/3);
  fill(#44744B);
  ellipse(width-width*0.14, height*0.45, -width/6, width/6);
  ellipse(width-width*0.1, height*0.42, -width/6, width/6);
  ellipse(width-width*0.12, height*0.33, -width/6, width/8);
  fill(0, 50);
  quad(width-width*0.14, height*0.82, (width-width/18)/1.2, height, (width-width/18)/1.1, height, (width-width*0.14)+(width/18), height*0.82);
  //hole
  fill(#552C17);
  ellipse(width-width*0.9, height*0.85, width*0.15, width*0.1);
  fill(#341A0E);
  ellipse(width-width*0.9, height*0.86, width*0.14, width*0.09);
  //sign
  fill(#8E6D4A);
  rect(width-width*0.8, height*0.82, -width/50, height*0.15);
  fill(0, 50);
  quad(width-width*0.8, (height*0.82)+(height*0.15), (width-width*0.8)-(width*0.001), height, ((width-width*0.8)-(width/50))-(width*0.001), height, (width-width*0.8)-(width/50), (height*0.82)+(height*0.15));
  fill(#7C6042);
  rect(width-width*0.785, height*0.835, -width/20, height/15);
  textSize(width*0.009);
  fill(0);
  text("WATCH", width-width*0.81, height*0.857);
  text("OUT!", width-width*0.81, height*0.871);
  text("DUNGEON", width-width*0.81, height*0.885);
  fill(255);
  textAlign(CENTER, CENTER);
  textSize(size);
  
  //you Win comes in and out
  text("You Win", width/2, height/2);
  size+=3*a;
  if (size>=200) {
    a=a*-1;
  }
  if (size<=40) {
    a=a*-1;
  }
  //attempts to animate the guy walking off screen
  if(frameCount%6==0 || frameCount%8==0) {
  stroke(0);
  strokeWeight(2);
  fill(#FFDBAF);
  rectMode(CENTER);
  rect(x1, y1, 50, 50, 50);
  fill(0);
  ellipse(x1+10, y1, 2, 2);
  strokeWeight(5);
  fill(#C129B2);
  rect(x1, y1+50, 20, 50);
  fill(#E0E0E0);
  quad(x1-10, y1+75, x1-20, y1+100, x1-10, y1+105, x1, y1+75);
  quad(x1+10, y1+75, x1+20, y1+100, x1+10, y1+105, x1, y1+75);
  strokeWeight(2);
  fill(#FFDBAF);
  rect(x1, y1+40, 10, 30);
  rectMode(CORNER);
  noStroke();
  }else if(frameCount%7==0 || frameCount%5==0 ){
    stroke(0);
  strokeWeight(2);
  fill(#FFDBAF);
  rectMode(CENTER);
  rect(x1, y1, 50, 50, 50);
  fill(0);
  ellipse(x1+10, y1, 2, 2);
  strokeWeight(5);
  fill(#C129B2);
  rect(x1, y1+50, 20, 50);
  fill(#E0E0E0);
  rect(x1, y1+90, 10, 25);
  strokeWeight(2);
  fill(#FFDBAF);
  rect(x1, y1+40, 10, 30);
  rectMode(CORNER);
  noStroke();
  }else {
  stroke(0);
  strokeWeight(2);
  fill(#FFDBAF);
  rectMode(CENTER);
  rect(x1, y1, 50, 50, 50);
  fill(0);
  ellipse(x1+10, y1, 2, 2);
  strokeWeight(5);
  fill(#C129B2);
  rect(x1, y1+50, 20, 50);
  fill(#E0E0E0);
  //rect(x1, y1+90, 10, 25);
  strokeWeight(2);
  fill(#FFDBAF);
  rect(x1, y1+40, 10, 30);
  rectMode(CORNER);
  noStroke();
  }
  x1+=9;
  
  //draws return button
  noStroke();
  fill(#F2DD3B);
  textSize(width*0.07);
  text("Menu", width/2, height*0.62);
  if (mouseX>width*0.385 && mouseX<width*0.620 && mouseY>height*0.58 && mouseY<height*0.68) {
    fill(0, 0);
    stroke(0);
    strokeWeight(4);
    rect(width*0.385, height*0.58, width*0.235, height*0.1);
  }
}
